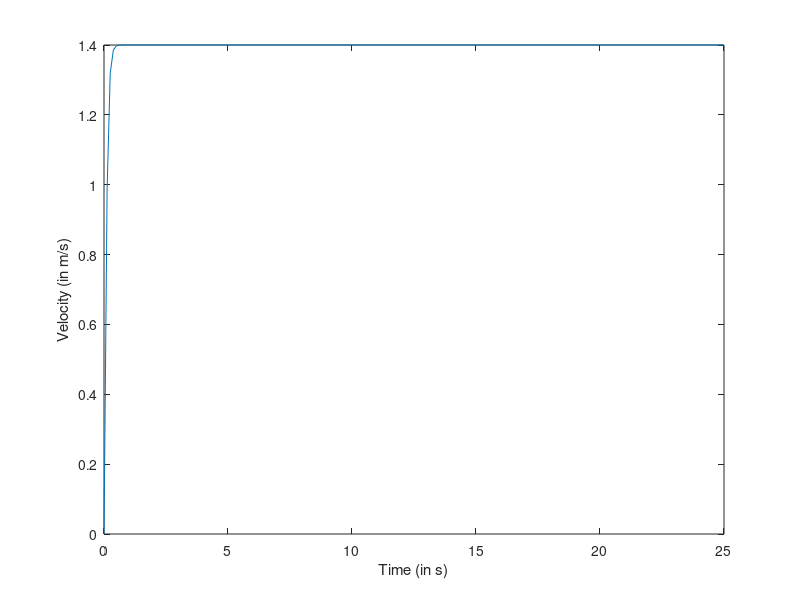

MATLAB code to generate this figure:
g=9.8;
k=input('Enter the value of k:  ');
t=linspace(0,25,200);
v1=sqrt(g/k)*tanh(t*sqrt(g*k));
plot(t,v1);
xlabel('Time (in s)');
ylabel('Velocity (in m/s)');